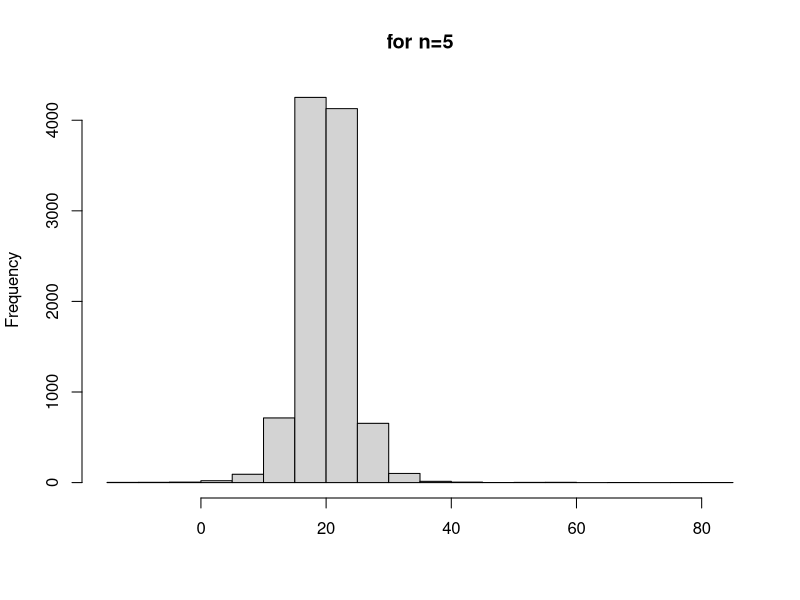
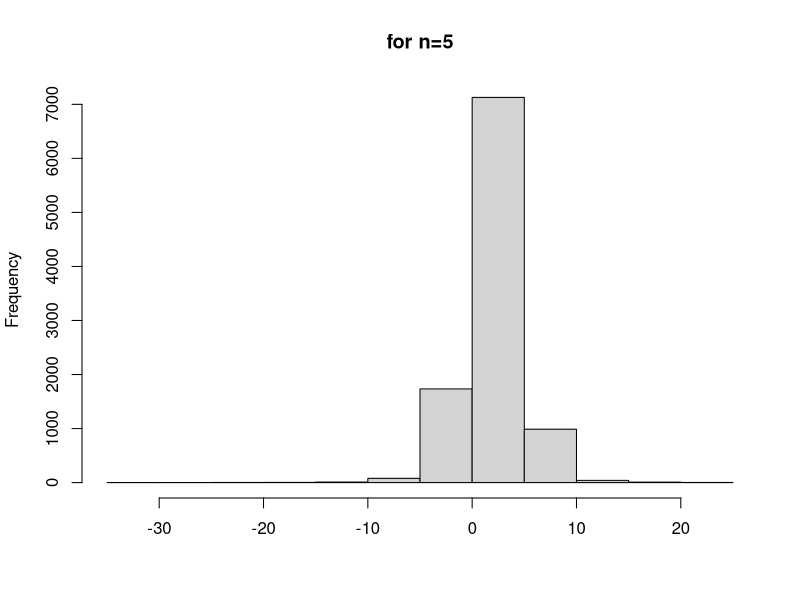
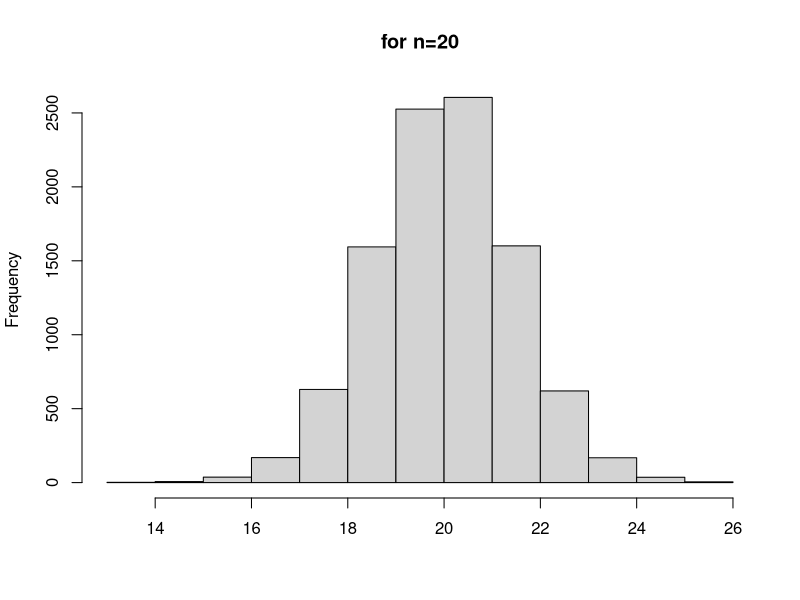
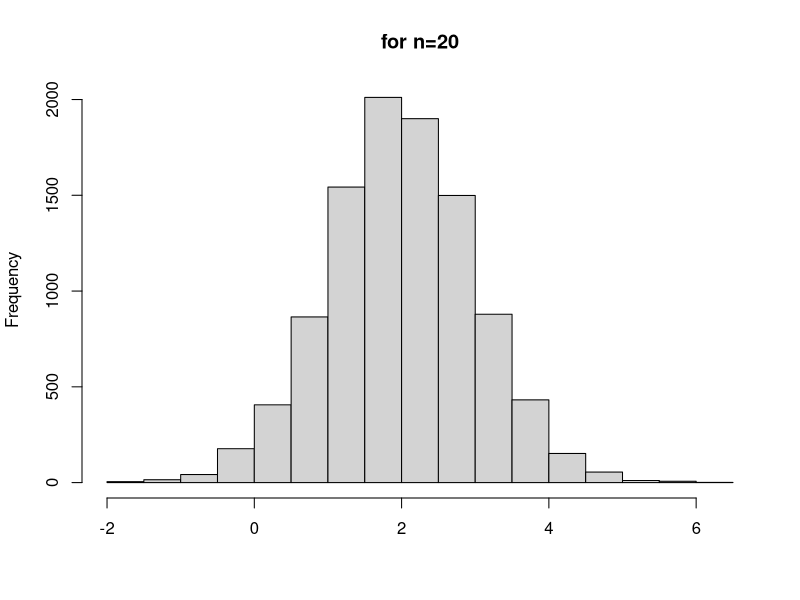
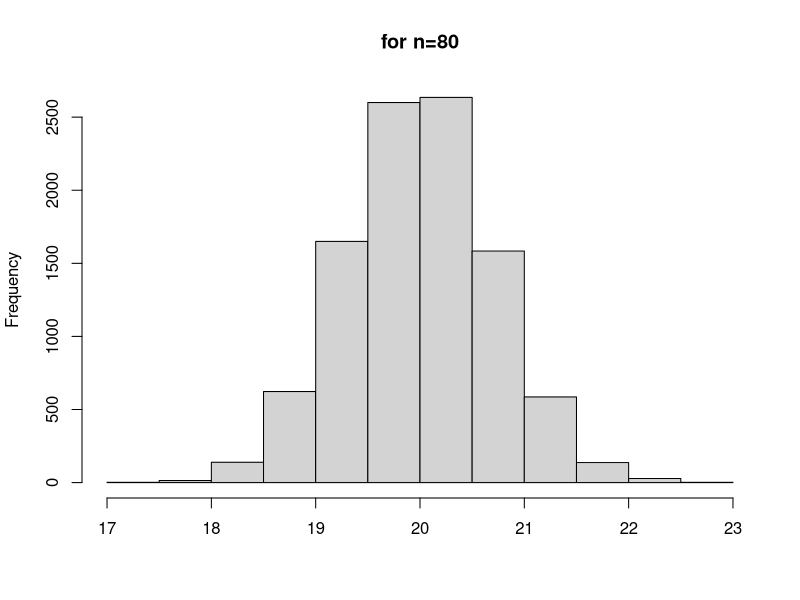
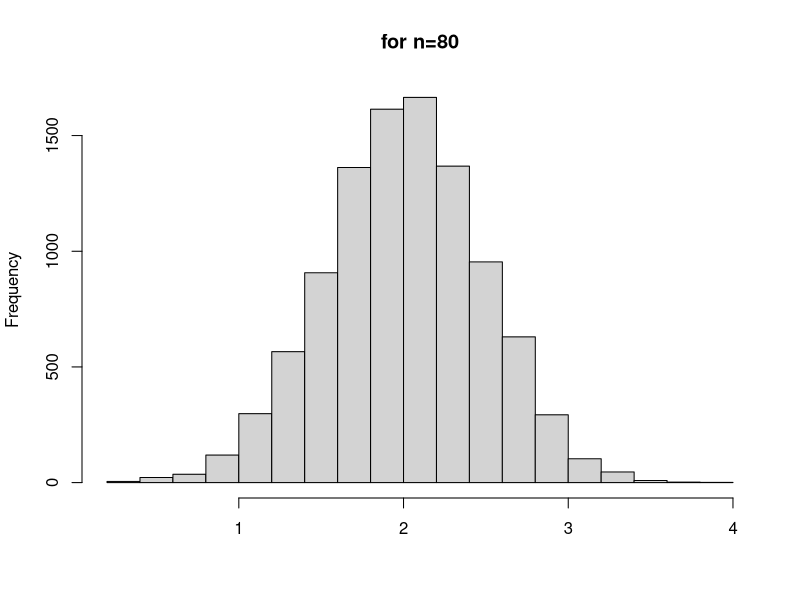
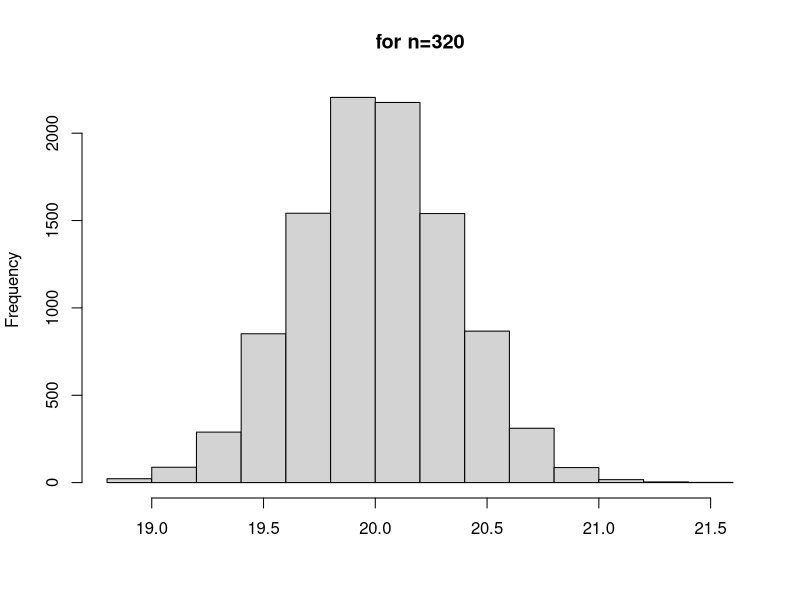
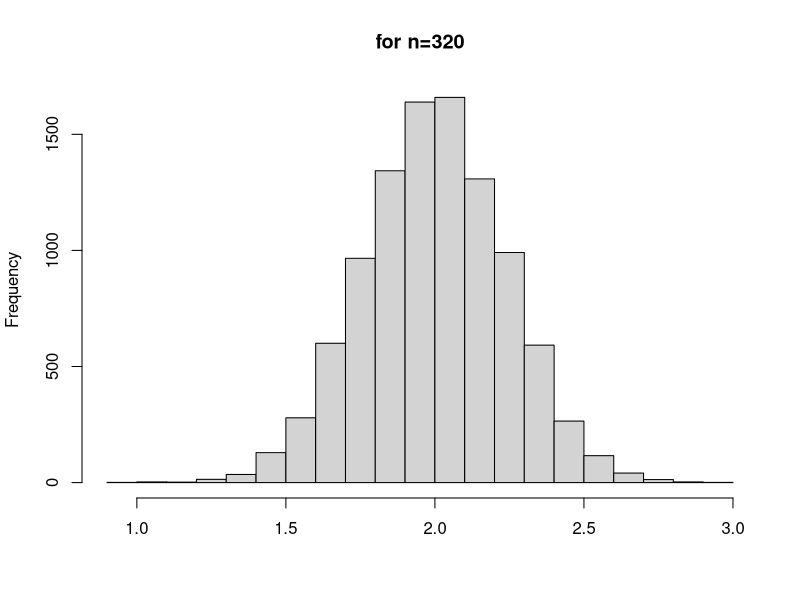

Source code (R) for these figures, in order:
## ---- chunk 1
#| code-fold: true
#| layout-ncol: 2
#| fig-width: 5
#| fig-height: 4
#| code-summary: "Click here to see the corresponding R code"

## Set parameters
set.seed(9999)
m <- 10000
n <- c(5, 20, 80, 320)
beta <- c(20, 2)
scen <- length(n)
beta1_hat <- matrix(data = 0, nr = m, ncol = scen)
beta2_hat <- matrix(data = 0, nr = m, ncol = scen)


for (obs in 1:scen){
  for (iter in 1:m){
    x <- runif(n[obs], 1, 2)
    u <- rnorm(n[obs], 0, sqrt(x))
    # As an extra, u is N(0,1.5) distributed (homoskedasticity):
    u_tilde <- rnorm(n[obs], 0, sqrt(1.5))
    y <- beta[1] + beta[2] * x + u

    fit <- lm(y ~ x)
    beta1_hat[iter, obs] <- fit$coefficients[1]
    beta2_hat[iter, obs] <- fit$coefficients[2]
  }
}

hist(beta1_hat[, 1], main = "for n=5", xlab = "")
hist(beta2_hat[, 1], main = "for n=5", xlab = "")
hist(beta1_hat[, 2], main = "for n=20", xlab = "")
hist(beta2_hat[, 2], main = "for n=20", xlab = "")
hist(beta1_hat[, 3], main = "for n=80", xlab = "")
hist(beta2_hat[, 3], main = "for n=80", xlab = "")
hist(beta1_hat[, 4], main = "for n=320", xlab = "")
hist(beta2_hat[, 4], main = "for n=320", xlab = "")

## ---- chunk 2
#| code-fold: true
#| code-summary: "Click here to see the corresponding R code"

nstat <- 4
beta2_hat_samplestat <- matrix(data = 0, nrow = nstat, ncol = scen)
rownames(beta2_hat_samplestat) <- c("mean", "variance", "skewness", "kurtosis")
colnames(beta2_hat_samplestat) <- paste0("n=", n)

for (obs in 1:scen){

  beta2_hat_samplestat[1, obs] <- mean(beta2_hat[, obs])
  beta2_hat_samplestat[2, obs] <- var(beta2_hat[, obs])
  m2 <- (1 / m) * sum((beta2_hat[, obs] - mean(beta2_hat[, obs]))^2)
  m3 <- (1 / m) * sum((beta2_hat[, obs] - mean(beta2_hat[, obs]))^3)
  m4 <- (1 / m) * sum((beta2_hat[, obs] - mean(beta2_hat[, obs]))^4)
  beta2_hat_samplestat[3, obs] <- m3 / m2^(3 / 2)   ## Manual skewness
  beta2_hat_samplestat[4, obs] <- m4 / m2^2       ## Manual kurtosis
}

round(beta2_hat_samplestat, 5)
